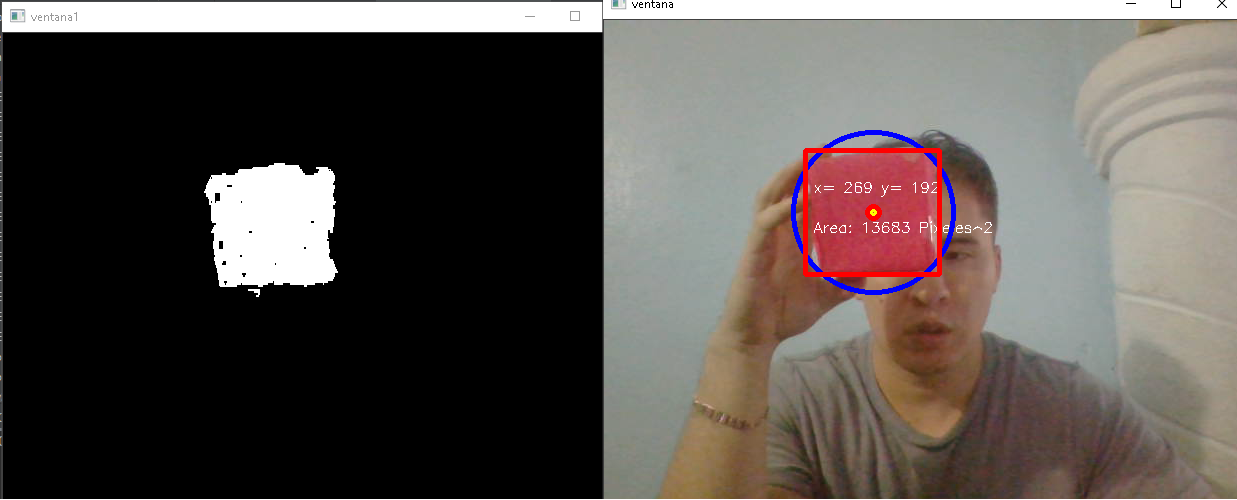
#> input picture Example.JPG, 1237 x 500 px, given in place of the camera
$ python Colors.py
#> lines starting #> are read from the running program, lines starting #| are printed output that depends on the picture; after the words box and inside, x2 and y2 are one past the last pixel; in counts of white or black regions, pixels touching at a corner belong together
"""
author: andre
date: 02/05/2021
"""
#Se importan las librerias básicas
import cv2
import numpy as np
#Creamos función que reciba las mascaras B-G-R y el color respectivo que detecta la mascara
def mark(mask,color):
    contorns,_=cv2.findContours(mask,cv2.RETR_LIST,cv2.CHAIN_APPROX_SIMPLE)#Detectamos los contornos de las mask
    for i in contorns:
        area=cv2.contourArea(i)#Calculamos las áreas de los contornos
        if area>3000:#Nos quedamos unicamente con las áres de interes, eliminando ruido
            momentos=cv2.moments(i)
            if momentos['m00']== 0:momentos['m00']=1
            cx=int(momentos['m10']/momentos['m00'])#Obtenemos cordenadas del centro de lo detectado
            cy=int(momentos['m01']/momentos['m00'])
            area=int(momentos['m00'])#Obtenemos el area de lo detectado
            cv2.putText(frame,(f'Area: {area} Pixeles^2'),(cx-60,cy+20),1,0.5,[255,255,255])#Texto
            cv2.circle(frame,(cx,cy),3,[0,255,255],3)#Circulo
            cv2.putText(frame,(f'x={cx} y= {cy}'),(cx-60,cy-20),1,0.5,[255,255,255])#texto
            cv2.circle(frame,(cx,cy),6,color,3)#Circulo
            xr,yr,w,h=cv2.boundingRect(i)#rectangulo
            _,radio = cv2.minEnclosingCircle(i)#circulo
            radio=int(radio)
            cv2.circle(frame,(cx,cy),radio,0,3)#circulo
            cv2.rectangle(frame,(xr,yr),(xr+w,yr+h),color,3)#rectangulo
imag=cv2.VideoCapture(0)#Capturamos video camara principal
blue=[255,0,0]
red=[0,0,255]
green=[0,255,0]
#mascaras hsv
azulclaro = np.array([100,100,20],np.uint8)#h=100,s=100,v=20
azulfuerte = np.array([125,255,255],np.uint8)#h=125,s=255,v=255
verdeclaro = np.array([40,100,20],np.uint8)#h=40,s=100,v=20
verdefuerte = np.array([80,255,255],np.uint8)#h=80,s=255,v=255
rojoclaro=np.array([170,100,100],np.uint8)#h=170,s=100,v=100
rojofuerte=np.array([179,255,255],np.uint8)#h=179,s=255,v=255
while(True):
    ret, frame = imag.read()#Ret valor boleano cuando detecta o no señal, frame la imagen
#> frame is the input picture: shape (500, 1237, 3); mean B, G, R 78.7, 82.5, 89.4
    if ret==True:
        hsv=cv2.cvtColor(frame,cv2.COLOR_BGR2HSV)#se convierte la captura de imagen a hsv
#> hsv: shape (500, 1237, 3); mean H, S, V 22.6, 25.6, 91.6
        maskblue=cv2.inRange(hsv,azulclaro,azulfuerte)#se convinan los rangos de colores hsv para b
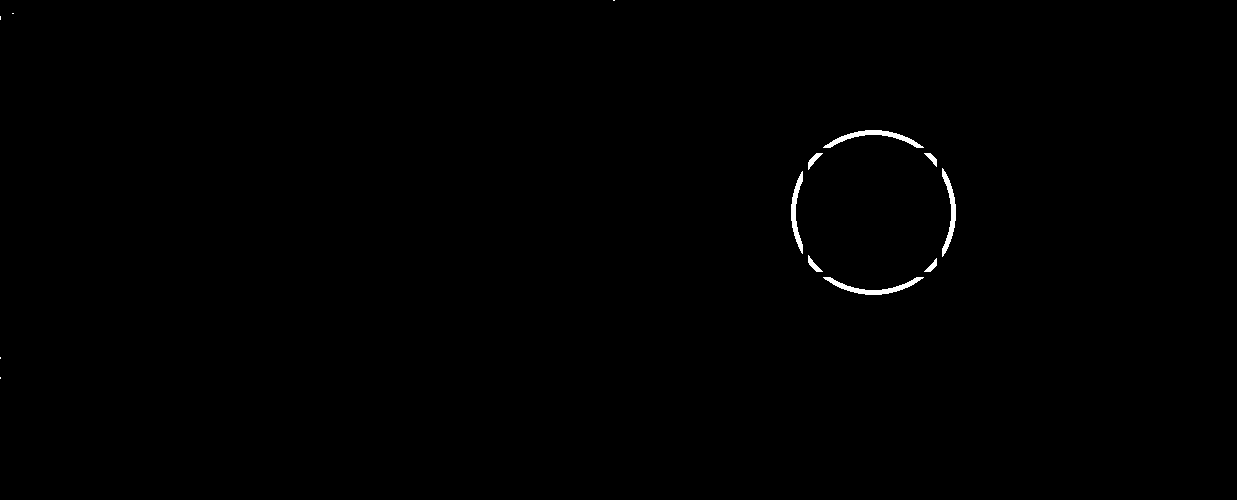
#> maskblue: shape (500, 1237); 0.35% white; 13 white regions (5 under 20 px), largest, box (x1, y1, x2, y2) and area: (823, 130, 924, 148) 499, (823, 277, 924, 295) 499, (942, 168, 956, 257) 430
        maskgreen=cv2.inRange(hsv,verdeclaro,verdefuerte)#se convinan los rangos de colores hsv para g
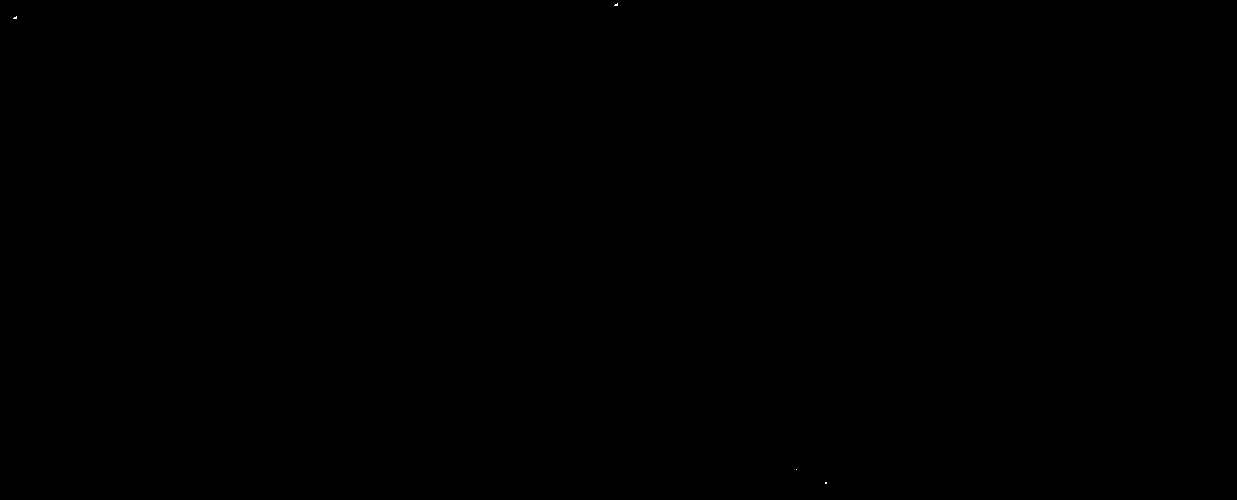
#> maskgreen: shape (500, 1237); 0% white in thin lines or dots, all inside (x1, y1, x2, y2) = (13, 3, 827, 484)
        maskred=cv2.inRange(hsv,rojoclaro,rojofuerte)#se convinan los rangos de colores hsv para r
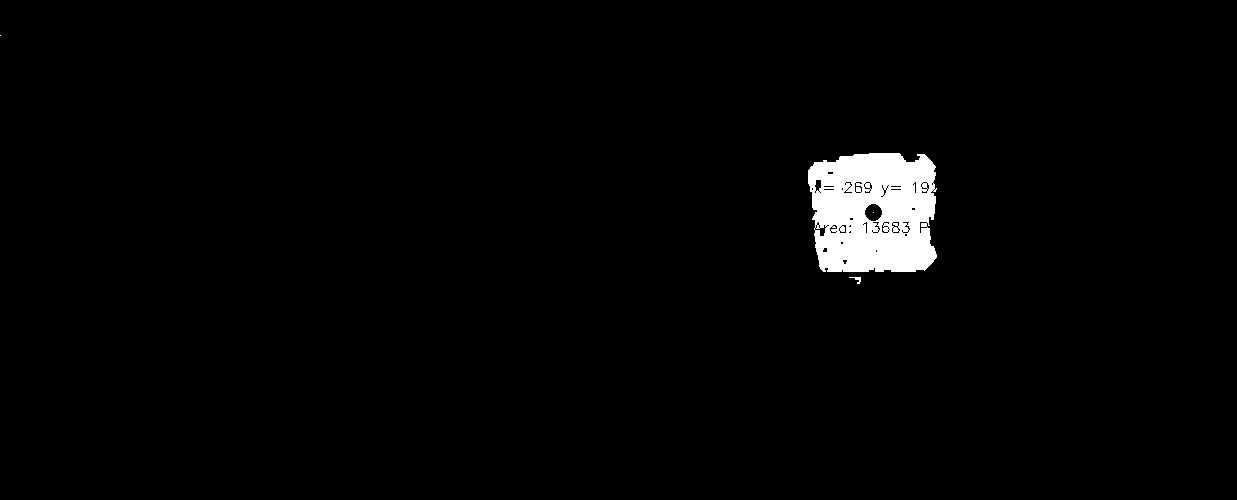
#> maskred: shape (500, 1237); 2.1% white; 4 white regions (2 under 20 px)
        #Se manda a llamar a la función
        mark(maskblue,blue)
#> in mark, `contorns,_=cv2.findContours(mask,cv2.RETR_LIST,cv2.CHAIN_APPROX_SIMPLE..`: contorns = 13 contours, 5 with area under 20; largest, box (x1, y1, x2, y2) and area: (823, 277, 924, 295) 398, (823, 130, 924, 148) 398, (942, 168, 956, 257) 341, (791, 171, 803, 254) 309, (808, 153, 823, 170) 71, (808, 255, 823, 272) 70, (924, 153, 937, 167) 57, (924, 258, 937, 272) 56
#> the loop in mark, `for i in contorns:` made 13 passes
        mark(maskgreen,green)
#> in mark (call 2), `contorns,_=cv2.findContours(mask,cv2.RETR_LIST,cv2.CHAIN_APPROX_SIMPLE..`: contorns = 4 contours, all with area under 20
#> the loop in mark (call 2), `for i in contorns:` made 4 passes
#> i on passes 1 to 2: [[825, 482], [825, 483], [826, 483], [826, 482]], [[796, 469]]
        mark(maskred,red)
#> in mark (call 3), `contorns,_=cv2.findContours(mask,cv2.RETR_LIST,cv2.CHAIN_APPROX_SIMPLE..`: contorns = 103 contours, 87 with area under 20; largest, box (x1, y1, x2, y2) and area: (808, 153, 937, 272) 13445, (864, 203, 883, 222) 244, (814, 224, 827, 237) 66, (814, 179, 822, 192) 64, (919, 221, 928, 234) 44
#> the loop in mark (call 3), `for i in contorns:` made 103 passes
#> (cx, cy, xr, yr, w, h, radio) on pass 102: (873, 212, 808, 153, 129, 119, 77)
#> after the loop in mark (call 3), `for i in contorns:`:
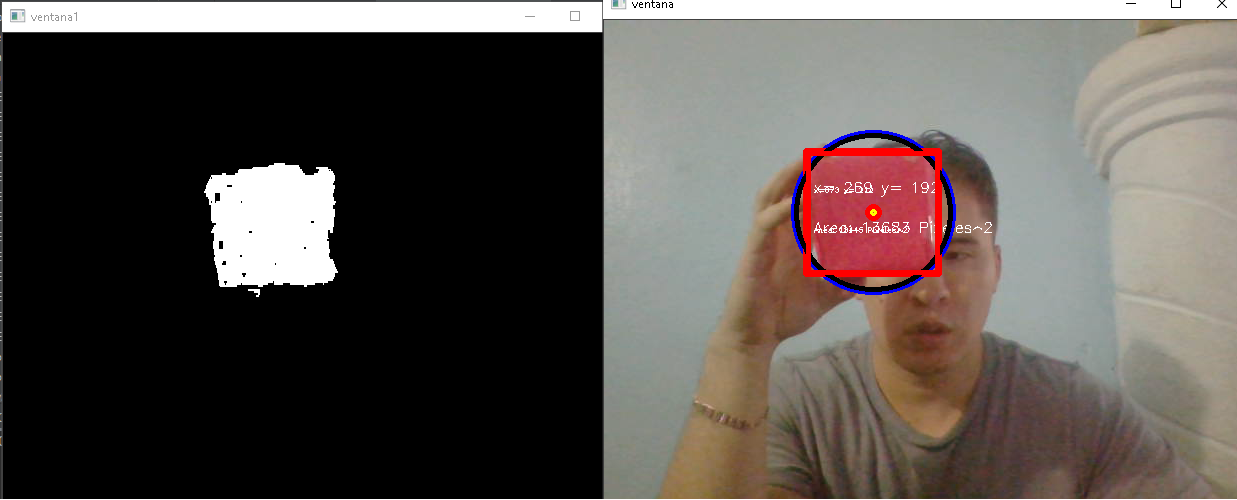
#> frame: shape (500, 1237, 3); 0.56% of pixels changed, all inside (x1, y1, x2, y2) = (794, 133, 953, 292)
#> after the loop in mark (call 3), `for i in contorns:`: cx = 873; cy = 212; h = 119; momentos = moments, m00 13445, centre m10/m00, m01/m00 = (873.1, 212.5); radio = 77; w = 129; xr = 808; yr = 153
        cv2.imshow('FRAME', frame)#Colores detectados
        cv2.imshow('MASKB',maskblue)#Mascara blue detectando
        cv2.imshow('MASKG',maskgreen)#Mascara green detectando
        cv2.imshow('MASKR',maskred)#Mascara red detectando
        if( cv2.waitKey(1) & 0xFF == ord('s')):#Salir precionando la tecla s
#> (key Esc is pressed here)
            break
    else:
        print('No se pudo acceder a la camara')
imag.release()
cv2.destroyAllWindows()
